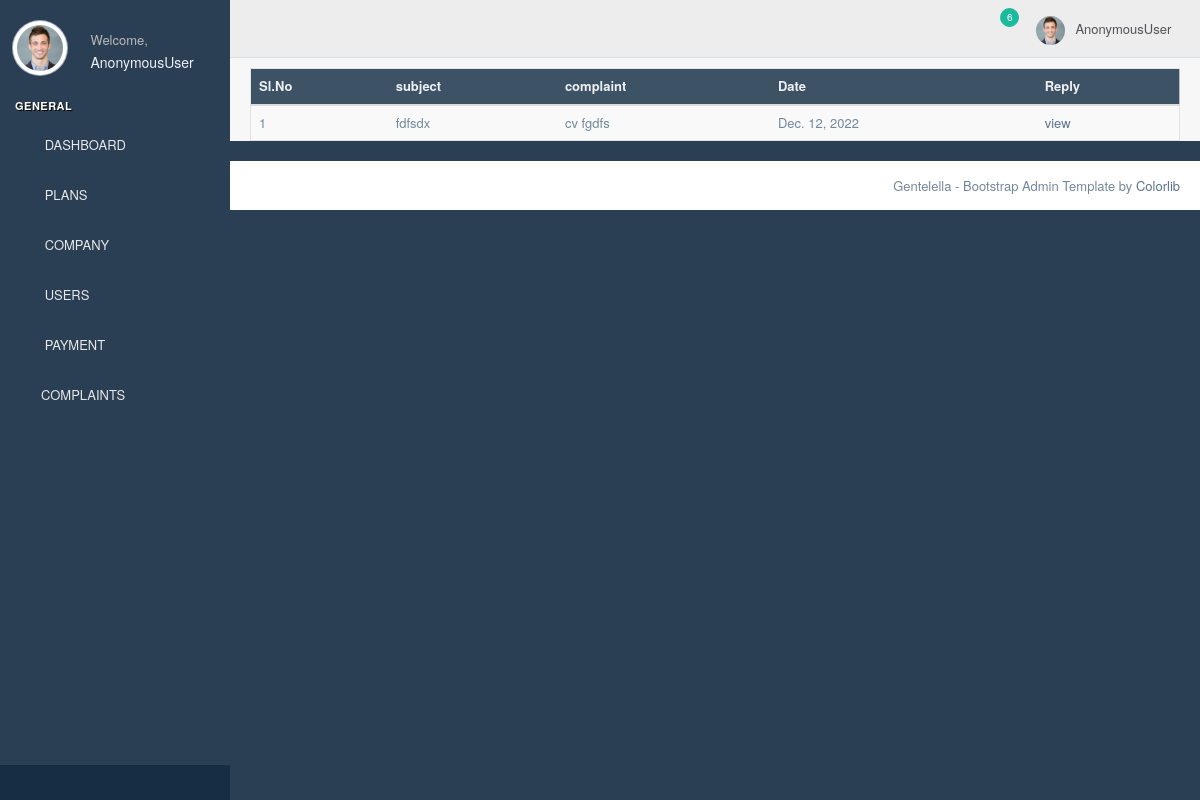
The page /viewcomplaint on the database as committed earlier.
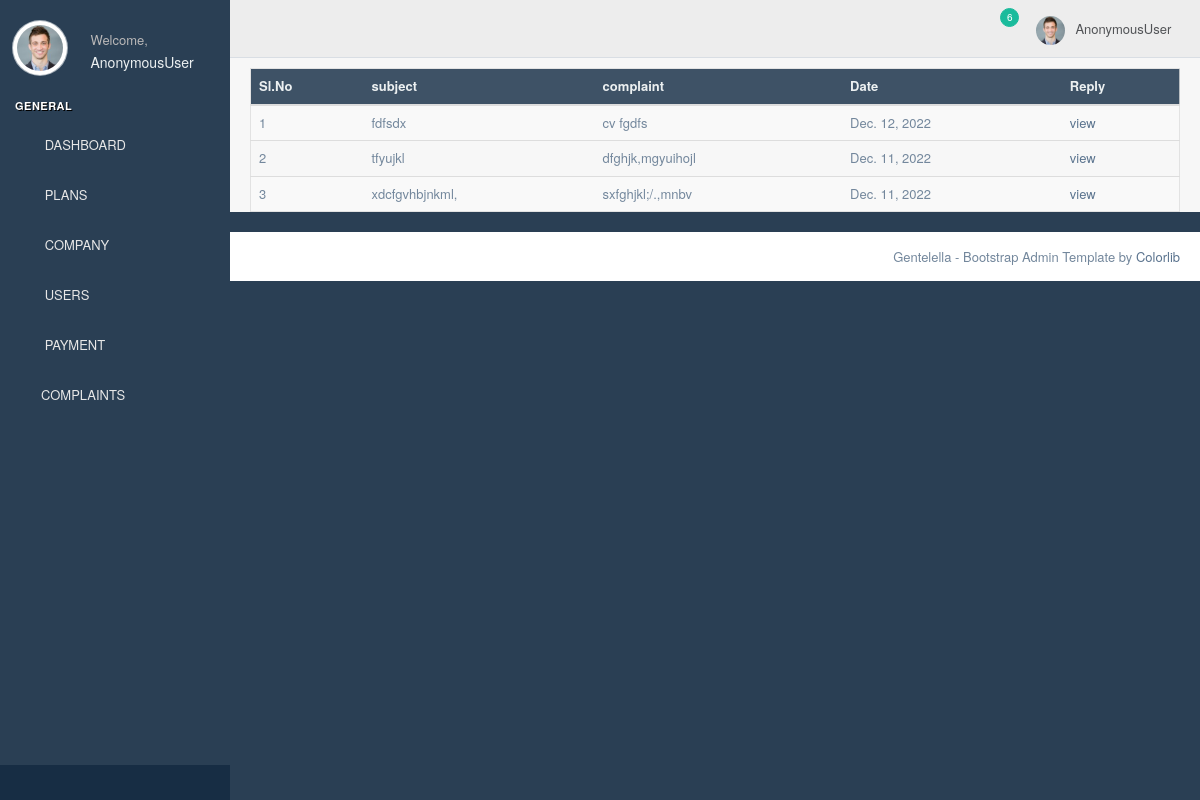
The same page on the database as committed later.
### homeapp/models.py (models this page shows, shortened)
class userComplaint(models.Model):
    user = models.ForeignKey(Login, on_delete=models.DO_NOTHING)
    subject = models.CharField(max_length=200)
    complaint = models.TextField()
    date = models.DateField()
    reply = models.TextField(null=True, blank=True)

### homeapp/adminviews.py (the view)
# urls.py: path('viewcomplaint',adminviews.viewcomplaint,name='viewcomplaint'),
def viewcomplaint(request):
    data= userComplaint.objects.all()
    return render(request,'admintemp/viewcomplaint.html',{'data':data})

### templates/admintemp/viewcomplaint.html
{% extends 'admintemp/ahome.html' %}
{% block content %}
{% load crispy_forms_filters %}
<table class="table table-striped jambo_table bulk_action">
                        <thead>
                          <tr class="headings">
                            <th class="column-title">Sl.No </th>
                            <th class="column-title">subject</th>
                            <th class="column-title">complaint</th>
                            <th class="column-title">Date</th>
                            <th class="column-title">Reply</th>
                          </tr>
                        </thead>
                        <tbody>
                          <tr class="even pointer">
                              {% for i in data %}
                            <td class=" ">{{forloop.counter}}</td>
                            <td class=" ">{{i.subject}}</td>
                            <td class="a-right a-right ">{{i.complaint}}</td>
                            <td class="a-right a-right ">{{i.date}}</td>
                              <td class=" "><a href="{% url 'reply_complaint' i.id %}"> view </a>
                              </td>
                          </tr>
                        {% endfor %}
                        </tbody>
                      </table>
{% endblock %}

Rows that differ between the two databases and show on the page:
added userComplaint: subject "tfyujkl", complaint "dfghjk,mgyuihojl", date "Dec. 11, 2022"
added userComplaint: subject "xdcfgvhbjnkml,", complaint "sxfghjkl;/.,mnbv", date "Dec. 11, 2022"
